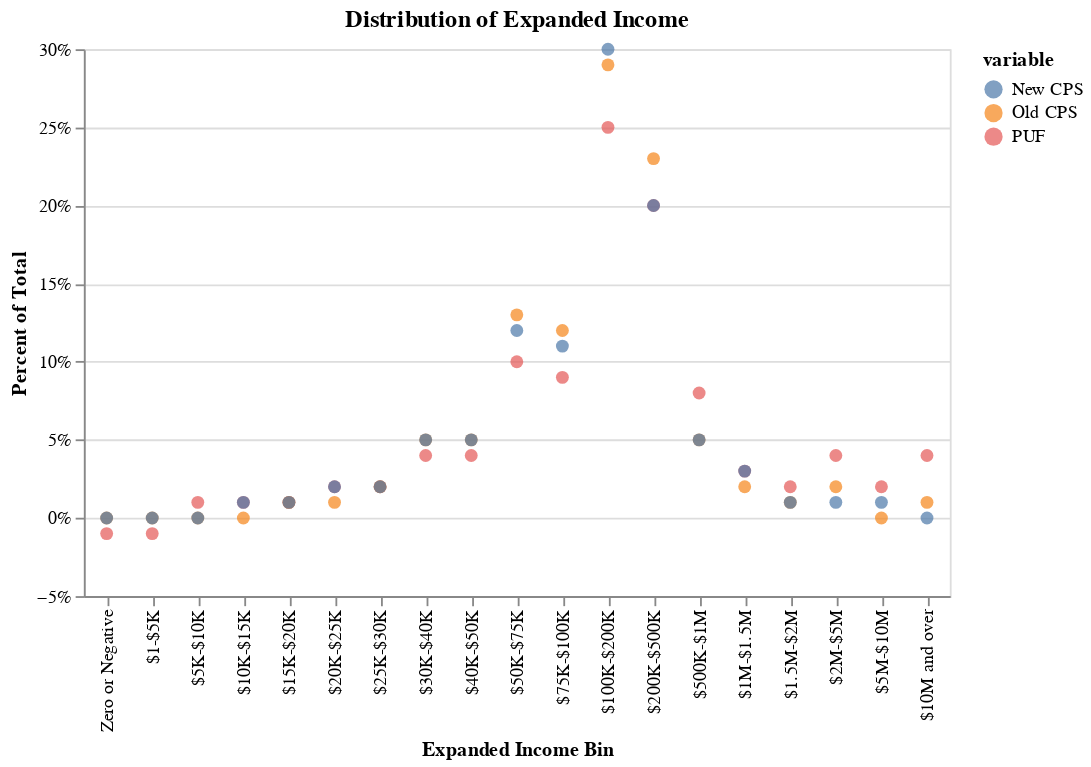

Here is the notebook cell this chart was saved with:
### Code cell
exp_inc_dist = distplot("expanded_income")
exp_inc_dist.title = "Distribution of Expanded Income"
exp_inc_dist

### Figure 1 — Vega-Lite specification as saved in the notebook (floating-point values rounded to 4 significant figures)
{"config": {"view": {"continuousWidth": 400, "continuousHeight": 300}}, "data": {"name": "data-1e68093cbfc8398ae39b652653c0d1d3"}, "mark": {"type": "circle", "size": 50}, "encoding": {"color": {"type": "nominal", "field": "variable"}, "x": {"type": "ordinal", "axis": {"title": "Expanded Income Bin"}, "field": "index", "sort": ["Zero or Negative", "$1-$5K", "$5K-$10K", "$10K-$15K", "$15K-$20K", "$20K-$25K", "$25K-$30K", "$30K-$40K", "$40K-$50K", "$50K-$75K", "$75K-$100K", "$100K-$200K", "$200K-$500K", "$500K-$1M", "$1M-$1.5M", "$1.5M-$2M", "$2M-$5M", "$5M-$10M", "$10M and over"]}, "y": {"type": "quantitative", "axis": {"format": "%", "title": "Percent of Total"}, "field": "value"}}, "title": "Distribution of Expanded Income", "width": 475, "$schema": "https://vega.github.io/schema/vega-lite/v4.0.0.json", "datasets": {"data-1e68093cbfc8398ae39b652653c0d1d3": [{"index": "Zero or Negative", "variable": "PUF", "value": -0.01}, {"index": "$1-$5K", "variable": "PUF", "value": -0.01}, {"index": "$5K-$10K", "variable": "PUF", "value": 0.01}, {"index": "$10K-$15K", "variable": "PUF", "value": 0.01}, {"index": "$15K-$20K", "variable": "PUF", "value": 0.01}, {"index": "$20K-$25K", "variable": "PUF", "value": 0.02}, {"index": "$25K-$30K", "variable": "PUF", "value": 0.02}, {"index": "$30K-$40K", "variable": "PUF", "value": 0.04}, {"index": "$40K-$50K", "variable": "PUF", "value": 0.04}, {"index": "$50K-$75K", "variable": "PUF", "value": 0.1}, {"index": "$75K-$100K", "variable": "PUF", "value": 0.09}, {"index": "$100K-$200K", "variable": "PUF", "value": 0.25}, {"index": "$200K-$500K", "variable": "PUF", "value": 0.2}, {"index": "$500K-$1M", "variable": "PUF", "value": 0.08}, {"index": "$1M-$1.5M", "variable": "PUF", "value": 0.03}, {"index": "$1.5M-$2M", "variable": "PUF", "value": 0.02}, {"index": "$2M-$5M", "variable": "PUF", "value": 0.04}, {"index": "$5M-$10M", "variable": "PUF", "value": 0.02}, {"index": "$10M and over", "variable": "PUF", "value": 0.04}, {"index": "Zero or Negative", "variable": "Old CPS", "value": -0.0}, {"index": "$1-$5K", "variable": "Old CPS", "value": -0.0}, {"index": "$5K-$10K", "variable": "Old CPS", "value": 0.0}, {"index": "$10K-$15K", "variable": "Old CPS", "value": 0.0}, {"index": "$15K-$20K", "variable": "Old CPS", "value": 0.01}, {"index": "$20K-$25K", "variable": "Old CPS", "value": 0.01}, {"index": "$25K-$30K", "variable": "Old CPS", "value": 0.02}, {"index": "$30K-$40K", "variable": "Old CPS", "value": 0.05}, {"index": "$40K-$50K", "variable": "Old CPS", "value": 0.05}, {"index": "$50K-$75K", "variable": "Old CPS", "value": 0.13}, {"index": "$75K-$100K", "variable": "Old CPS", "value": 0.12}, {"index": "$100K-$200K", "variable": "Old CPS", "value": 0.29}, {"index": "$200K-$500K", "variable": "Old CPS", "value": 0.23}, {"index": "$500K-$1M", "variable": "Old CPS", "value": 0.05}, {"index": "$1M-$1.5M", "variable": "Old CPS", "value": 0.02}, {"index": "$1.5M-$2M", "variable": "Old CPS", "value": 0.01}, {"index": "$2M-$5M", "variable": "Old CPS", "value": 0.02}, {"index": "$5M-$10M", "variable": "Old CPS", "value": 0.0}, {"index": "$10M and over", "variable": "Old CPS", "value": 0.01}, {"index": "Zero or Negative", "variable": "New CPS", "value": -0.0}, {"index": "$1-$5K", "variable": "New CPS", "value": -0.0}, {"index": "$5K-$10K", "variable": "New CPS", "value": 0.0}, {"index": "$10K-$15K", "variable": "New CPS", "value": 0.01}, {"index": "$15K-$20K", "variable": "New CPS", "value": 0.01}, {"index": "$20K-$25K", "variable": "New CPS", "value": 0.02}, {"index": "$25K-$30K", "variable": "New CPS", "value": 0.02}, {"index": "$30K-$40K", "variable": "New CPS", "value": 0.05}, {"index": "$40K-$50K", "variable": "New CPS", "value": 0.05}, {"index": "$50K-$75K", "variable": "New CPS", "value": 0.12}, {"index": "$75K-$100K", "variable": "New CPS", "value": 0.11}, {"index": "$100K-$200K", "variable": "New CPS", "value": 0.3}, {"index": "$200K-$500K", "variable": "New CPS", "value": 0.2}, {"index": "$500K-$1M", "variable": "New CPS", "value": 0.05}, {"index": "$1M-$1.5M", "variable": "New CPS", "value": 0.03}, {"index": "$1.5M-$2M", "variable": "New CPS", "value": 0.01}, {"index": "$2M-$5M", "variable": "New CPS", "value": 0.01}, {"index": "$5M-$10M", "variable": "New CPS", "value": 0.01}, {"index": "$10M and over", "variable": "New CPS", "value": 0.0}]}}
